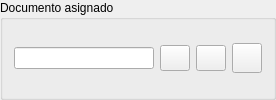
      <widget class="QGroupBox" name="groupBox_3">
       <property name="title">
        <string>Documento asignado</string>
       </property>
       <layout class="QVBoxLayout" name="verticalLayout_2">
        <item>
         <layout class="QHBoxLayout" name="horizontalLayout_6">
          <item>
           <widget class="QLineEdit" name="docasignadolineEdit">
            <property name="minimumSize">
             <size>
              <width>140</width>
              <height>0</height>
             </size>
            </property>
            <property name="readOnly">
             <bool>true</bool>
            </property>
           </widget>
          </item>
          <item>
           <widget class="QPushButton" name="visdocdefpushButton">
            <property name="minimumSize">
             <size>
              <width>30</width>
              <height>26</height>
             </size>
            </property>
            <property name="maximumSize">
             <size>
              <width>30</width>
              <height>26</height>
             </size>
            </property>
            <property name="toolTip">
             <string>Visualizar documento</string>
            </property>
            <property name="text">
             <string/>
            </property>
            <property name="icon">
             <iconset resource="keme.qrc">
              <normaloff>:/iconos/graf/viewer.xpm</normaloff>:/iconos/graf/viewer.xpm</iconset>
            </property>
            <property name="autoDefault">
             <bool>false</bool>
            </property>
           </widget>
          </item>
          <item>
           <widget class="QPushButton" name="impriasigpushButton">
            <property name="minimumSize">
             <size>
              <width>30</width>
              <height>26</height>
             </size>
            </property>
            <property name="maximumSize">
             <size>
              <width>30</width>
              <height>26</height>
             </size>
            </property>
            <property name="toolTip">
             <string>Visualizar documento</string>
            </property>
            <property name="text">
             <string/>
            </property>
            <property name="icon">
             <iconset resource="keme.qrc">
              <normaloff>:/iconos/graf/printer.png</normaloff>:/iconos/graf/printer.png</iconset>
            </property>
            <property name="autoDefault">
             <bool>false</bool>
            </property>
           </widget>
          </item>
          <item>
           <widget class="QPushButton" name="borravisdocpushButton">
            <property name="maximumSize">
             <size>
              <width>30</width>
              <height>30</height>
             </size>
            </property>
            <property name="toolTip">
             <string>Borrar documento asignado</string>
            </property>
            <property name="text">
             <string/>
            </property>
            <property name="icon">
             <iconset resource="keme.qrc">
              <normaloff>:/iconos/graf/borraelem.png</normaloff>:/iconos/graf/borraelem.png</iconset>
            </property>
            <property name="shortcut">
             <string>Alt+L</string>
            </property>
            <property name="autoDefault">
             <bool>false</bool>
            </property>
           </widget>
          </item>
         </layout>
        </item>
       </layout>
      </widget>
